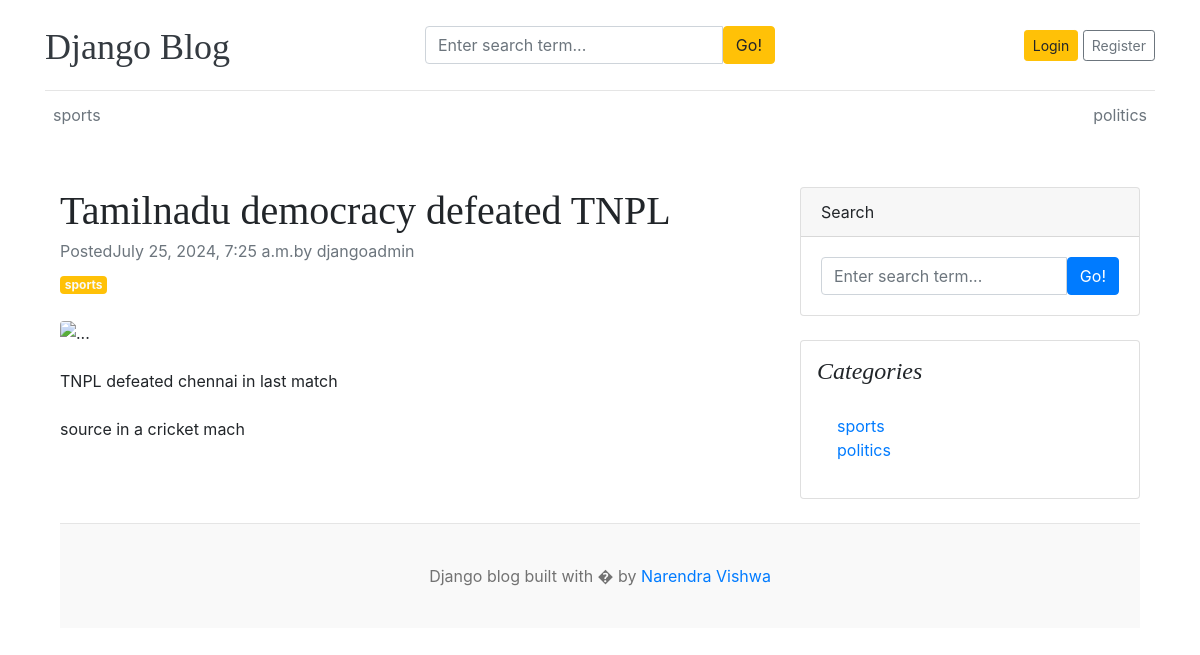
The app's page /blogs/tamilnadu-democracy-defeated-tnpl/, older data.
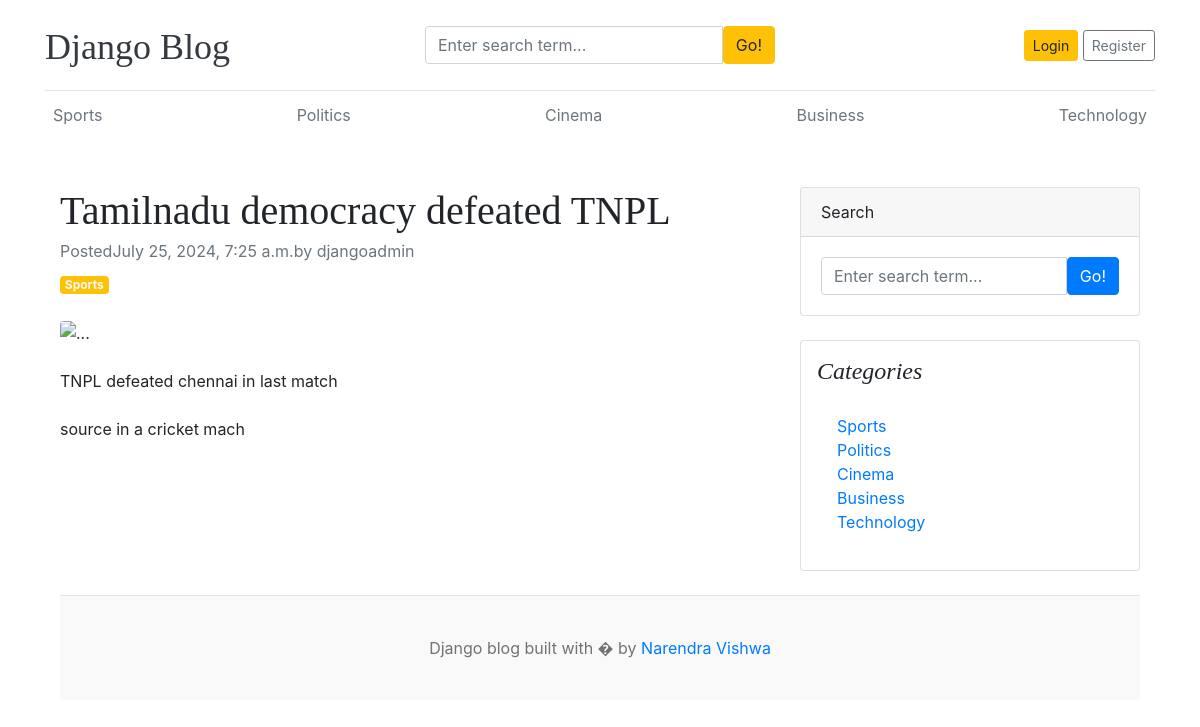
The same page, newer data.
### blogs/models.py (models this page shows, shortened)
class category(models.Model):
    category_name = models.CharField(max_length=50, unique=True)
    created_at = models.DateTimeField(auto_now_add=True)
    updated_at = models.DateTimeField(auto_now=True)
    class Meta:
        verbose_name_plural ='categories'
    def  __str__(self):
        return self.category_name

class Blog(models.Model):
    title = models.CharField(max_length=100)
    slug =models.SlugField(max_length=150, unique=True, blank=True)
    category = models.ForeignKey(category, on_delete=models.CASCADE)
    author = models.ForeignKey(User, on_delete=models.CASCADE)
    featured_image = models.ImageField(upload_to='uploads/%Y/%m%d')
    short_description = models.TextField(max_length=500)
    blog_body = models.TextField(max_length=2000)
    status = models.CharField(max_length=50,choices=STATUS_CHOICES, default="draft")
    is_featured = models.BooleanField(default=False)
    created_at = models.DateTimeField(auto_now_add=True)
    updated_at = models.DateTimeField(auto_now=True)

### blogs/views.py (the view)
# urls.py: path('blogs/<slug:slug>/', Blogsview.blogs, name='blogs'),
def blogs(request, slug):
    single_blog = get_object_or_404(Blog, slug=slug)
    context = {
        'single_blog':single_blog,
    }
    return render(request, 'blogs.html', context)

### blogs/context_processors.py (called while the page is built)
def get_categories(request):
    categories = category.objects.all()
    return dict(categories=categories)

def get_social_links(request):
    social_links = SocialLink.objects.all()
    return dict(social_links=social_links)

### templates/blogs.html (shortened to what this page needs)
{% extends 'base.html' %}
{% block content %}
<div class="container mt-5">
    <div class="row">
        <div class="col-lg-8">
            <article>
                <header class="mb-4">
                    <h1 class="fw-bolder mb-1">{{ single_blog.title }}</h1>
                    <div class="text-muted fst-italic mb-2">Posted{{ single_blog.created_at }}by {{ single_blog.author }}</div>
                    <a class="badge bg-warning text-decoration-none text-light" href="#!">{{ single_blog.category }}</a>
                </header>
                <figure class="mb-4"><img class="img-fluid rounded" src="single_blog.featured_image.url" alt="..." /></figure>
                <section class="mb-5">
                    <p class="fs-5 mb-4">{{ single_blog.short_description }}</p>
                    <p class="fs-5 mb-4">{{ single_blog.blog_body }}</p>
                    </section>
            </article>
        </div>
        <div class="col-lg-4">
            <div class="card mb-4">
                <div class="card-header">Search</div>
                <div class="card-body">
                    <div class="input-group">
                        <input class="form-control" type="text" placeholder="Enter search term..." aria-label="Enter search term..." aria-describedby="button-search" />
                        <button class="btn btn-primary" id="button-search" type="button">Go!</button>
                    </div>
                </div>
            </div>
            <div class="card mb-4 p-3">
                <h4 class="font-italic">Categories</h4>
                <div class="card-body">
                    <div class="row">
                        <div class="col-sm-6">
                            <ul class="list-unstyled mb-0">
                                {% for cat in categories %}
                                <li><a href="{% url 'posts_by_category' cat.id %}">{{ cat.category_name }}</a></li>
                                {% endfor %}
                            </ul>
                        </div>
                </div>
            </div>
        </div>
    </div>
</div>
{% endblock %}

### templates/base.html (shortened to what this page needs)
{% load static %}
<!DOCTYPE html>
<html lang="en">
<head>
    <link href="https://getbootstrap.com/docs/4.0/dist/css/bootstrap.min.css" rel="stylesheet">
    <link href="{% static 'css/blog.css' %}" rel="stylesheet">
  </head>
<body>
    <div class="container">
      <header class="blog-header py-3">
        <div class="row flex-nowrap justify-content-between align-items-center">
          <div class="col-4 pt-1">
            <a class="blog-header-logo text-dark" href="/">Django Blog</a>
          </div>
          <div class="col-4">
            <form action="{% url 'search' %}" method="GET">
              <div class="input-group">
                <input class="form-control" type="text" name="keyword" value="{{keyword}}" placeholder="Enter search term..." aria-label="Enter search term..." aria-describedby="button-search" />
                <button type="submit" class="btn btn-warning" id="button-search" type="button">Go!</button>
            </div>
            </form>
          </div>
          <div class="col-4 d-flex justify-content-end align-items-center">
            {% if not user.is_authenticated %}
            <a class="btn btn-sm btn-warning" href="{% url 'login' %}">Login</a> &nbsp;
            <a class="btn btn-sm btn-outline-secondary" href="{% url 'register' %}">Register</a>
            {% else %}
            <span>
              you are logged in a {{ user }}
            </span>
            &emsp;
            <span><a href="{% url 'logout' %}">Logout</a></span>
            {% endif %}
          </div>
        </div>
      </header>
      <div class="nav-scroller py-1 mb-2">
        <nav class="nav d-flex justify-content-between">
          {% for cat in categories %}
          <a class="p-2 text-muted" href="{% url 'posts_by_category' cat.id %}">{{ cat.category_name }}</a>
          {%  endfor %}
        </nav>
      </div>
{% block content %}
{% endblock %}
<footer class="blog-footer">
    <p>Django blog built with � by <a href="#">Narendra Vishwa</a></p>
  </footer>
  </body>
  </html>

Row changes from the older to the newer data that the page shows:
changed category: category_name "sports" → "Sports"
changed category: category_name "politics" → "Politics"
added category: category_name "Cinema"
added category: category_name "Business"
added category: category_name "Technology"
changed Blog "Tamilnadu democracy defeated TNPL": category "sports" → "Sports"
